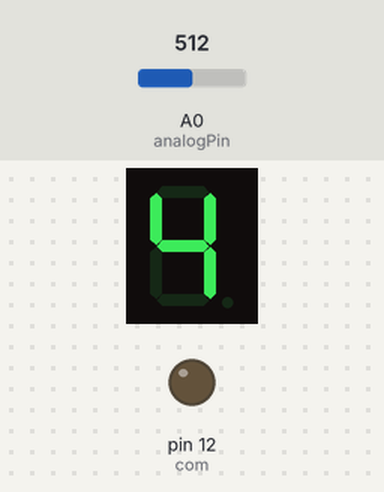
Bench run of a sketch on a simulated Arduino Uno, built with avr-gcc and run on an emulated ATmega328P. On the bench: 1-digit seven-segment display, output pins drawn as LEDs (lit = HIGH). Wiring (inferred from the names in the program): 1-digit 7-segment display, segments lit when LOW: segments pin 11, pin 10, pin 9, pin 8, pin 7, pin 6, pin 5, pin 4. Inputs (shaded band) come from the test bench; at power-on: A0 (analogPin) = 512. The segment pins are drawn as the display they are named for; pins used as bus, display or sensor lines are not drawn.

Above: at 1.2 s.
1.3 s: A0 (analogPin) set to 716
At 1.8 s:
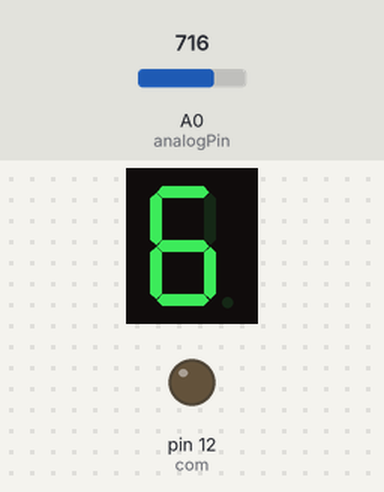
2.8 s: A0 (analogPin) set to 900
At 4.0 s:
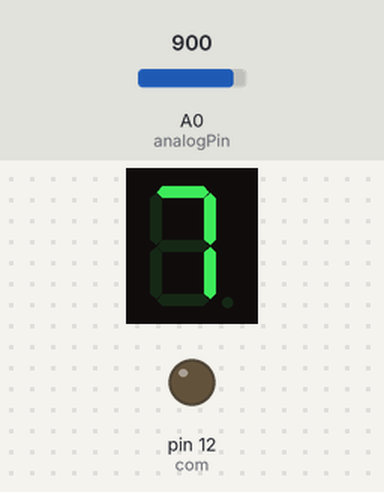
4.3 s: A0 (analogPin) set to 1023
At 5.3 s:
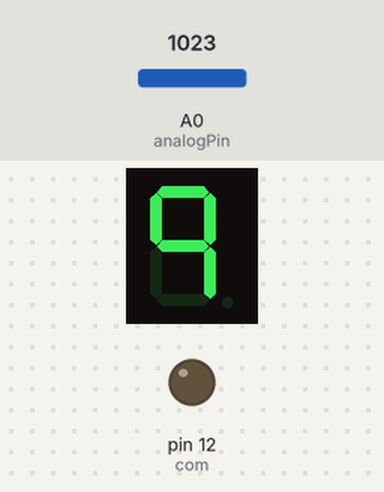
Timing chart, 0 to 7.3 s (numbered marks = the images above; inputs shaded):
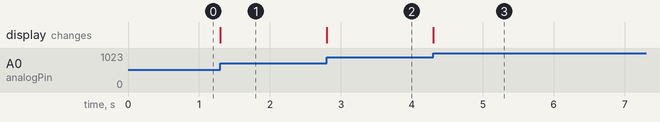

The sketch:

potansiyometre_ve_7_segment_display.ino
```cpp
//Code wtiren by YAHAV HADAD
// 2016
//All Rights Reserved ©

//ENJOY!!

//Initialize the 7 segment pins
int A = 11;
int B = 10;
int C = 9;
int D = 8;
int DP = 4;
int E = 7;
int F = 6;
int G = 5;
int com = 12;
const int analogPin = A0;


void setup()
{
  Serial.begin(9600);

  pinMode(A, OUTPUT);
  pinMode(B, OUTPUT);
  pinMode(C, OUTPUT);
  pinMode(D, OUTPUT);
  pinMode(E, OUTPUT);
  pinMode(F, OUTPUT);
  pinMode(G, OUTPUT);
  pinMode(DP, OUTPUT);
pinMode(com, OUTPUT);
  //Start with the deceimal point off
  digitalWrite(DP ,HIGH);
}

void loop()
{
digitalWrite(com,LOW);
int sensorReading = analogRead(analogPin);
int ledLevel = map(sensorReading,0,1023,0,9);
switch(ledLevel){
  case 0:
  digitalWrite(A,LOW);
  digitalWrite(B,LOW);
  digitalWrite(C,LOW);
  digitalWrite(D,LOW);
  digitalWrite(E,LOW);
  digitalWrite(F,LOW);
  digitalWrite(G,HIGH);
  digitalWrite(DP,LOW);
break;

case 1:
  digitalWrite(A, HIGH);
      digitalWrite(B, LOW);
      digitalWrite(C, LOW);
      digitalWrite(D, HIGH);
      digitalWrite(E, HIGH);
      digitalWrite(F, HIGH);
      digitalWrite(G, HIGH);
       break;
    //number 2
    case 2:
      digitalWrite(A, LOW);
      digitalWrite(B, LOW);
      digitalWrite(C, HIGH);
      digitalWrite(D, LOW);
      digitalWrite(E, LOW);
      digitalWrite(F, HIGH);
      digitalWrite(G, LOW);
      break;
    //number 3
    case 3:
      digitalWrite(A, LOW);
      digitalWrite(B, LOW);
      digitalWrite(C, LOW);
      digitalWrite(D, LOW);
      digitalWrite(E, HIGH);
      digitalWrite(F, HIGH);
      digitalWrite(G, LOW);
      break;
    //number 4
    case 4:
      digitalWrite(A, HIGH);
      digitalWrite(B, LOW);
      digitalWrite(C, LOW);
      digitalWrite(D, HIGH);
      digitalWrite(E, HIGH);
      digitalWrite(F, LOW);
      digitalWrite(G, LOW);
      break;
    //number 5
    case 5:
      digitalWrite(A, LOW);
      digitalWrite(B, HIGH);
      digitalWrite(C, LOW);
      digitalWrite(D, LOW);
      digitalWrite(E, HIGH);
      digitalWrite(F, LOW);
      digitalWrite(G, LOW);
      break;
    //number 6
    case 6:
      digitalWrite(A, LOW);
      digitalWrite(B, HIGH);
      digitalWrite(C, LOW);
      digitalWrite(D, LOW);
      digitalWrite(E, LOW);
      digitalWrite(F, LOW);
      digitalWrite(G, LOW);
      break;
    //number 7
    case 7:
      digitalWrite(A, LOW);
      digitalWrite(B, LOW);
      digitalWrite(C, LOW);
      digitalWrite(D, HIGH);
      digitalWrite(E, HIGH);
      digitalWrite(F, HIGH);
      digitalWrite(G, HIGH);
      break;
    //number 8
    case 8:
      digitalWrite(A, LOW);
      digitalWrite(B, LOW);
      digitalWrite(C, LOW);
      digitalWrite(D, LOW);
      digitalWrite(E, LOW);
      digitalWrite(F, LOW);
      digitalWrite(G, LOW);
      break;
    //number 9
    case 9:
      digitalWrite(A, LOW);
      digitalWrite(B, LOW);
      digitalWrite(C, LOW);
      digitalWrite(D, HIGH);
      digitalWrite(E, HIGH);
      digitalWrite(F, LOW);
      digitalWrite(G, LOW);
      break;

  }
}
```

Measured:
- after the input at 1.3 s, the display: changes at once (image 1)
- after the input at 2.8 s, the display: changes at once (image 2)
- after the input at 4.3 s, the display: changes at once (image 3)
